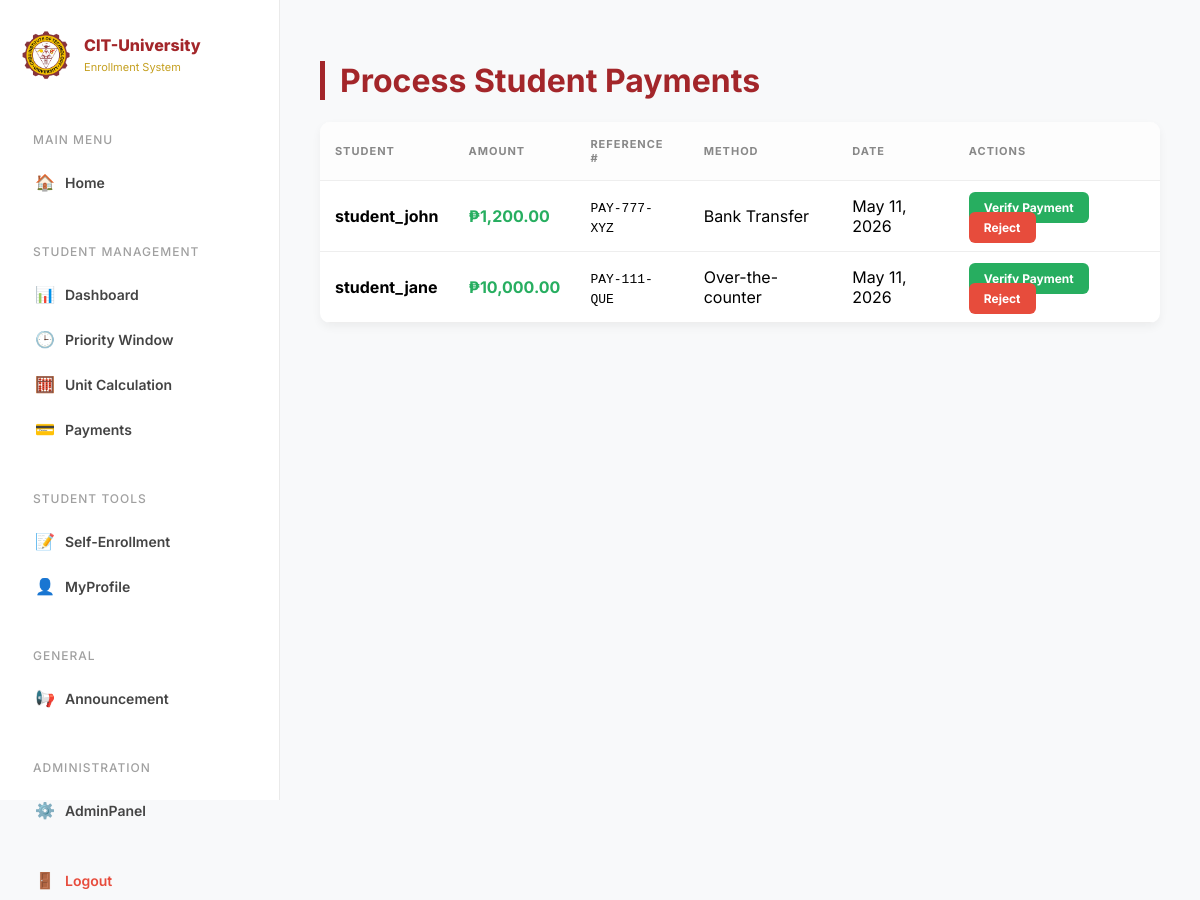
Screenshot of /admin_payments.php (signed in) with the database file from the repository.
### tables this page shows
CREATE TABLE `payments` (
  `id` int NOT NULL AUTO_INCREMENT,
  `user_id` int NOT NULL,
  `amount` decimal(10,2) NOT NULL,
  `reference_number` varchar(100) DEFAULT NULL,
  `method` varchar(50) DEFAULT NULL,
  `status` enum('pending','verified','rejected') DEFAULT 'pending',
  `created_at` timestamp NULL DEFAULT CURRENT_TIMESTAMP,
  PRIMARY KEY (`id`),
  KEY `user_id` (`user_id`),
  CONSTRAINT `payments_ibfk_1` FOREIGN KEY (`user_id`) REFERENCES `users` (`id`)
);

CREATE TABLE `users` (
  `id` int NOT NULL AUTO_INCREMENT,
  `username` varchar(50) NOT NULL,
  `password` varchar(255) NOT NULL,
  `email` varchar(100) DEFAULT NULL,
  `max_units` int DEFAULT '21',
  `balance_due` decimal(10,2) DEFAULT '50000.00',
  `role` enum('student','admin') DEFAULT 'student',
  PRIMARY KEY (`id`)
);

### admin_payments.php (the view, shortened to what this page needs)
<?php
include 'db.php';
$pending_payments = mysqli_query($conn, "SELECT p.*, u.username FROM payments p JOIN users u ON p.user_id = u.id WHERE p.status = 'pending'");
?>
<!DOCTYPE html>
<html lang="en">
<head>
</head>
<body>
    <?php include 'includes/sidebar.php'; ?>
    <main class="main-content">
        <h1>Process Student Payments</h1>
        <table>
            <thead>
                <tr>
                    <th>Student</th>
                    <th>Amount</th>
                    <th>Reference #</th>
                    <th>Method</th>
                    <th>Date</th>
                    <th>Actions</th>
                </tr>
            </thead>
            <tbody>
                <?php while($row = mysqli_fetch_assoc($pending_payments)): ?>
                <tr>
                    <td><strong><?php echo $row['username']; ?></strong></td>
                    <td style="color: #27ae60; font-weight: bold;">₱<?php echo number_format($row['amount'], 2); ?></td>
                    <td><code><?php echo $row['reference_number']; ?></code></td>
                    <td><?php echo $row['method']; ?></td>
                    <td><?php echo date('M d, Y', strtotime($row['created_at'])); ?></td>
                    <td>
                        <a href="admin_payments.php?action=verify&id=<?php echo $row['id']; ?>" class="btn btn-verify">Verify Payment</a>
                        <a href="admin_payments.php?action=reject&id=<?php echo $row['id']; ?>" class="btn btn-reject">Reject</a>
                    </td>
                </tr>
                <?php endwhile; ?>
            </tbody>
        </table>
    </main>
</body>
</html>

### admin_payments.php (style rules this page uses)
body { display: flex; font-family: 'Inter', sans-serif; background: #f8f9fa; margin: 0; }
.main-content { flex: 1; padding: 40px; }
h1 { color: #A3262A; border-left: 5px solid #A3262A; padding-left: 15px; }
table { width: 100%; border-collapse: collapse; background: white; border-radius: 10px; overflow: hidden; margin-top: 20px; box-shadow: 0 4px 10px rgba(0,0,0,0.05); }
th, td { padding: 15px; text-align: left; border-bottom: 1px solid #eee; }
th { background: #fdfdfd; color: #888; text-transform: uppercase; font-size: 11px; letter-spacing: 1px; }
.btn { padding: 8px 15px; border-radius: 6px; text-decoration: none; font-size: 12px; font-weight: bold; transition: 0.2s; }
.btn-verify { background: #27ae60; color: white; margin-right: 10px; }
.btn-reject { background: #e74c3c; color: white; }

### rows the page displays
payments: user.username "student_john", amount "1,200.00", reference_number "PAY-777-XYZ", method "Bank Transfer", created_at "May 11, 2026"
payments: user.username "student_jane", amount "10,000.00", reference_number "PAY-111-QUE", method "Over-the-counter", created_at "May 11, 2026"
